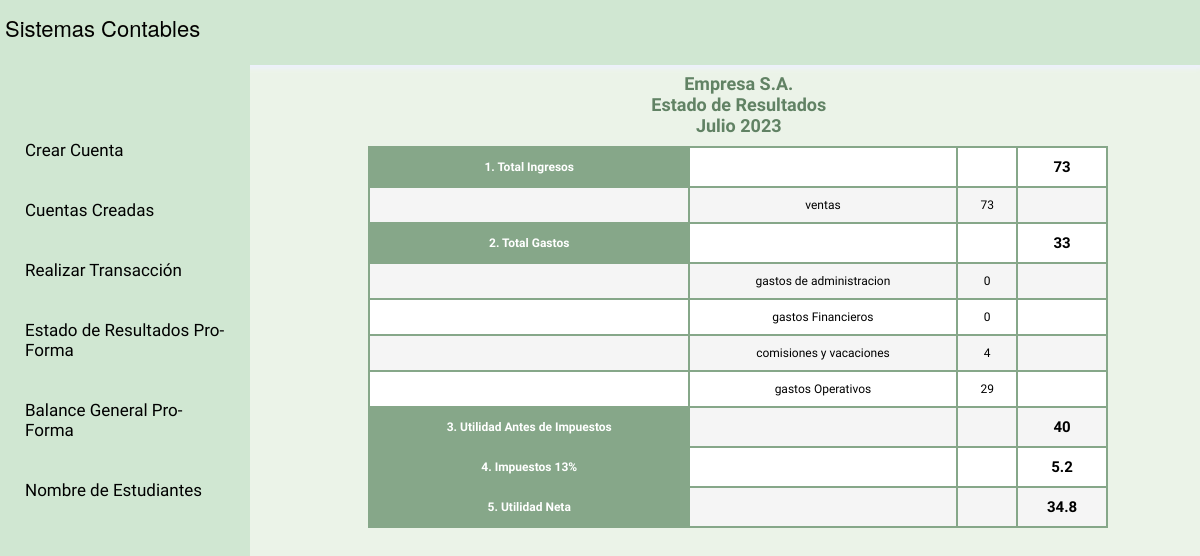
The app's page /resultados.php with its own data.
### tables this page shows
CREATE TABLE `cuentas` (
  `DETALLE` varchar(50) NOT NULL,
  `RAZON` varchar(100) NOT NULL,
  `CODIGO` int(11) NOT NULL,
  `TOTAL` int(11) NOT NULL,
  `FECHA` date DEFAULT NULL
);

### resultados.php (the view, shortened to what this page needs)
<?php
include("header.php");
$mysqli = new mysqli("localhost", "root", "", "contabilidad");
?>
<section class="contenido">
    <header class="tituloContenido">
        <hgroup>
            <h2>Empresa S.A.</h2>
            <h2>Estado de Resultados</h2>
            <h2>Julio 2023</h2>
        </hgroup>
    </header>
    <table class="styled-table">
        <?php
        $consultaIngresos = $mysqli->query("SELECT * FROM cuentas WHERE RAZON='Ingreso'");
        $totalIngresos = 0;
        while ($row1 = $consultaIngresos->fetch_assoc()) {
            $totalIngresos += $row1['TOTAL'];
        }
        $consultaGastos = $mysqli->query("SELECT * FROM cuentas WHERE RAZON='Gasto'");
        $totalGastos = 0;
        while ($row2 = $consultaGastos->fetch_assoc()) {
            $totalGastos += $row2['TOTAL'];
        }
        echo "<tr>
                <th>1. Total Ingresos</th>
                <td></td>
                <td></td>
                <td class='valor cierre'>$totalIngresos</td>
            </tr>";
        $consultaIngresos = $mysqli->query("SELECT * FROM cuentas WHERE RAZON='Ingreso'");
        while ($fila = $consultaIngresos->fetch_assoc()) {
            echo "<tr>
                    <td></td>
                    <td>{$fila['DETALLE']}</td>
                    <td class='valor'>{$fila['TOTAL']}</td>
                    <td></td>
                </tr>";
        }
        echo "<tr>
                <th>2. Total Gastos</th>
                <td></td>
                <td></td>
                <td class='valor cierre'>$totalGastos</td>
            </tr>";
        $consultaGastos = $mysqli->query("SELECT * FROM cuentas WHERE RAZON='Gasto'");
        while ($fila = $consultaGastos->fetch_assoc()) {
            echo "<tr>
                    <td></td>
                    <td>{$fila['DETALLE']}</td>
                    <td class='valor'>{$fila['TOTAL']}</td>
                    <td></td>
                </tr>";
        }
        $utilidadAntesImpuestos = $totalIngresos - $totalGastos;
        echo "<tr>
                <th>3. Utilidad Antes de Impuestos</th>
                <td></td>
                <td></td>
                <td class='valor cierre'>$utilidadAntesImpuestos</td>
            </tr>";
        $impuesto = $utilidadAntesImpuestos * 0.13;
        echo "<tr>
                <th>4. Impuestos 13%</th>
                <td></td>
                <td></td>
                <td class='valor cierre'>$impuesto</td>
            </tr>";
        $utilidadNeta = $utilidadAntesImpuestos - $impuesto;
        echo "<tr>
                <th>5. Utilidad Neta</th>
                <td></td>
                <td></td>
                <td class='valor cierre'>$utilidadNeta</td>
            </tr>";
        ?>
    </table>
</section>
</body>
</html>

### css/style.css (style rules this page uses)
html, div, map, dt, isindex, form, header, aside, section, section, article, footer { display: block; }
html, body { height: 100%; margin: 0; padding: 0; font-family: "Helvetica Neue", Helvetica, Arial, Verdana, sans-serif; background: #ebf3e8; font-size: 12px; }
h1, h2, h3, h4, h5, h6 { margin: 0; padding: 0; }
.cierre { font-size: 15px; font-weight: bold; }
.contenido { float: right; font-family: "Montserrat Alternates", sans-serif; height: 86.5%; margin-top: -2px; width: 77%; }
.tituloContenido { padding: 10px; color: #618264; text-align: center; width: 98%; }
.valor { text-align: right; }
tbody, tbody th { background: #eee; padding: 5px 10px; }
tbody th { color: white; }
.styled-table { width: 80%; margin: 0 auto; border-collapse: collapse; border: 2px solid #86a789; }
.styled-table th, .styled-table td { border: 2px solid #86a789; padding: 10px; text-align: center; }
.styled-table th { background-color: #86a789; color: #fff; }
.styled-table tr:nth-child(even) { background-color: #f5f5f5; }
.styled-table tr:nth-child(odd) { background-color: #fff; }

### records on screen
cuentas: DETALLE "ventas", TOTAL "73"
cuentas: DETALLE "gastos de administracion", TOTAL "0"
cuentas: DETALLE "gastos Financieros", TOTAL "0"
cuentas: DETALLE "comisiones y vacaciones", TOTAL "4"
cuentas: DETALLE "gastos Operativos", TOTAL "29"

### other values on screen
$totalIngresos "73"
$totalGastos "33"
$utilidadAntesImpuestos "40"
$impuesto "5.2"
$utilidadNeta "34.8"
